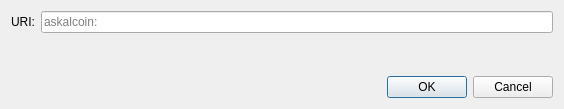
<?xml version="1.0" encoding="UTF-8"?>
<ui version="4.0">
 <class>OpenURIDialog</class>
 <widget class="QDialog" name="OpenURIDialog">
  <property name="geometry">
   <rect>
    <x>0</x>
    <y>0</y>
    <width>564</width>
    <height>109</height>
   </rect>
  </property>
  <property name="windowTitle">
   <string>Open askalcoin URI</string>
  </property>
  <layout class="QVBoxLayout" name="verticalLayout">
   <item>
    <layout class="QHBoxLayout" name="horizontalLayout">
     <item>
      <widget class="QLabel" name="label">
       <property name="text">
        <string>URI:</string>
       </property>
      </widget>
     </item>
     <item>
      <widget class="QValidatedLineEdit" name="uriEdit">
       <property name="placeholderText">
        <string notr="true">askalcoin:</string>
       </property>
      </widget>
     </item>
    </layout>
   </item>
   <item>
    <spacer name="verticalSpacer">
     <property name="orientation">
      <enum>Qt::Vertical</enum>
     </property>
     <property name="sizeHint" stdset="0">
      <size>
       <width>20</width>
       <height>40</height>
      </size>
     </property>
    </spacer>
   </item>
   <item>
    <widget class="QDialogButtonBox" name="buttonBox">
     <property name="orientation">
      <enum>Qt::Horizontal</enum>
     </property>
     <property name="standardButtons">
      <set>QDialogButtonBox::Cancel|QDialogButtonBox::Ok</set>
     </property>
    </widget>
   </item>
  </layout>
 </widget>
 <customwidgets>
  <customwidget>
   <class>QValidatedLineEdit</class>
   <extends>QLineEdit</extends>
   <header>qt/qvalidatedlineedit.h</header>
  </customwidget>
 </customwidgets>
 <resources/>
 <connections>
  <connection>
   <sender>buttonBox</sender>
   <signal>accepted()</signal>
   <receiver>OpenURIDialog</receiver>
   <slot>accept()</slot>
   <hints>
    <hint type="sourcelabel">
     <x>248</x>
     <y>254</y>
    </hint>
    <hint type="destinationlabel">
     <x>157</x>
     <y>274</y>
    </hint>
   </hints>
  </connection>
  <connection>
   <sender>buttonBox</sender>
   <signal>rejected()</signal>
   <receiver>OpenURIDialog</receiver>
   <slot>reject()</slot>
   <hints>
    <hint type="sourcelabel">
     <x>316</x>
     <y>260</y>
    </hint>
    <hint type="destinationlabel">
     <x>286</x>
     <y>274</y>
    </hint>
   </hints>
  </connection>
 </connections>
</ui>
